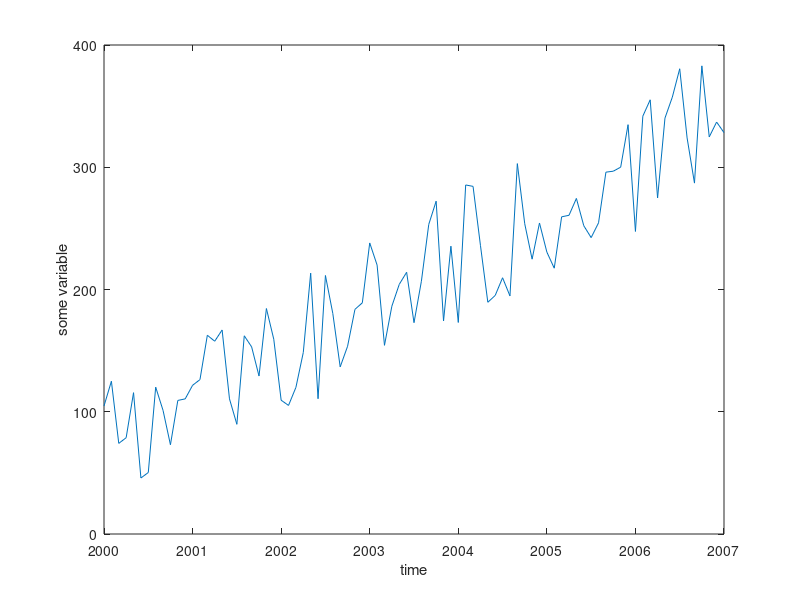

MATLAB code to generate this figure: (Note: this script raises an error after producing the figure.)
%% |trend| documentation
% |trend| calculates the linear trend of a data series by least squares. Data
% do not need to be equally spaced in time. 
% 
% See also <detrend3_documentation.html |detrend3|>.
%
% <CDT_Contents.html Back to Climate Data Tools Contents>.
%% Syntax
% 
%  tr = trend(y) 
%  tr = trend(y,Fs) 
%  tr = trend(y,t) 
%  tr = trend(...,'dim',dim)
%  tr = trend(...,'omitnan')
%  [tr,p] = trend(...)
%  [tr,p] = trend(...,corrOptions)
% 
%% Description
% 
% |tr = trend(y)| calculates the linear trend per sample of |y|. 
% 
% |tr = trend(y,Fs)| specifies a sampling rate |Fs|. For example, to obtain a trend
% per year from data collected at monthly resolution, set |Fs| equal to 12. This
% syntax assumes all values in y are equally spaced in time. 
% 
% |tr = trend(y,t)| specifies a vector |t| relative to which the trend is calculated. 
% Each element of t corresponds to a measurement in |y|, and when this syntax is used, 
% times do *not* need to be equally spaced. Units of the trend are (units y)/units(t)
% so if the units of |t| are in days (such as |datenum|), multiply by 365.25 to obtain
% the trend per year. 
% 
% |tr = trend(...,'dim',dim)| specifies the dimension along which the trend is 
% calculated. By default, if |y| is a 1D array, the trend is calculated along 
% the first nonsingleton dimension of y; if y is a 2D matrix, the trend is 
% calcaulated down the rows (dimension 1) of |y|; if |y| is a 3D matrix, the 
% trend is calculated down dimension 3. 
% 
% |tr = trend(...,'omitnan')| solves the least squares trend, even where not all
% values of |y| are finite. This option may be somewhat slow if many grid cells 
% contain some, but not all, NaNs. A word of caution when using the |'omitnan'|
% option: the trend is calculated only over the timespan in which finite data
% exist. Therefore, for example, if some grid cells contain finite data only
% for one year of a 10 year record, it is possible that the apparent "10 year" trend 
% reported by the trend function could actually be an aliased signal. Accordingly, 
% the |'omitnan'| option should only be used when NaNs are scattered somewhat 
% evenly throughout the temporal record. 
% 
% |[tr,p] = trend(...)| returns the p-value of statistical significance of 
% the trend. (Requires the Statistics Toolbox)
% 
% |[tr,p] = trend(...,corrOptions)| specifies any optional Name-Value pair arguments
% accpted by the corr function. For example, |'Type','Kendall'| specifies computing 
% Kendall's tau correlation coefficient.
% 
%% Example 1: 1D Array
% Here's a time series sampled at 12 times per year: 

Fs = 12;                   % sampling rate (12 samples per year) 
t = (2000:1/Fs:2007)';     % time vector sampled at Fs per unit time
y = 40*t + 123*rand(size(t)) - 8e4; % forced trend of 40 units y per second

plot(t,y)
xlabel 'time'
ylabel 'some variable'

%% 
% It's easy to overlay a trendline on that plot with <polyplot_documentation.html 
% |polyplot|> like this: 

hold on
polyplot(t,y,1)

%% 
% ...but what's the numerical value of that trend? In other words, how steep
% is the slope? When we defined |y|, we specified that it should be 40*t (plus
% some random noise and an offset), so the trend should be about 40: 

trend(y)

%% 
% That trend isn't even close to 40! That's because if we don't specify a sampling 
% frequency or a time vector, the |trend| function gives the trend in |y| per
% sample. Specify the sampling rate of 12 samples per year like this: 

trend(y,Fs) 

%% 
% ...and that's the value close to 40 that we were expecting. It's not exactly
% 40 because we intentionally added noise, but it's about 40, as expected. 
% 
% You may have noticed by now that the trend can be calculated any of three 
% ways, and each will give the same answer. You can multiply the trend by 
% the sampling rate, or you can specify the sampling rate in the |trend| function, 
% or you can specify the corresponding time vector |t|, and they'll all give 
% the same answer: 

[trend(y)*Fs trend(y,Fs) trend(y,t)]

%% Example 2: 2D data
% If you have a bunch of measurements that all line up to the same times, 
% the |trend| function can calculate all the trends at once, in a computationally
% efficient manner. Consider these four time series built from the |y| array
% we defined in example 1: 

%   [y    y+400        very noisy y           only noise     ];
A = [y    y+400     y+200*randn(size(y))    100*rand(size(y))];

figure
plot(t,A)
legend('column 1','column 2','column 3','column 4',...
   'location','northwest') 
xlabel 'time'
ylabel 'some variable'
axis tight
box off       % removes ugly frame from axes
legend boxoff % removes ugly frame from legend

%%
% The trends of each column can be computed like this: 

trend(A,t)

%%
% That's what we expected: About 40 units/year for columns 1 and 2, which are
% the same data aside from the offset; somewhat of a trend for column 3, and 
% not much of a trend for the noise-only column 4. 
% 
% *Are any of these trends statistically significant?* Use the optional 
% second function output to see: 

[tr,p] = trend(A,t) 

%%
% The p values for the first three columns indicate statistical significance, 
% but the fourth column tells us that any trend measured there is probably junk. 
% 
%%
% What if your data go across columns through time instead of down rows? 
% Just specify the dimension: 

[tr,p] = trend(A',t,'dim',2)

%% Example 3: A 3D dataset 
% Here's a sample dataset that goes down at a rate of -pi per time slice.
% Use <expand3_documentation.html |expand3|> to create the sample dataset, 
% and then add a bunch of noise to keep things interesting: 

% 60x80 grid that goes down -pi in each frame: 
Y = expand3(ones(60,80),-pi*(1:100)); 

% Add a bunch of noise and an offset: 
Y = Y + 10*randn(size(Y)) + 900; 

%% 
% Here's the trend in |Y|: 

imagesc(trend(Y))
colorbar

%% 
% Might look like noise at first, but that's just the noise we intentionally 
% put in there. Note the colorbar scale--all of the values center around 
% negative pi, exactly as expected. 

%% Example 4a: Sea surface temperatures 
% Load the sample pacific_sst.mat dataset, which contains monthly gridded sea surface
% temperature data, and calculate trends. 

load pacific_sst

[tr,p] = trend(sst,12); 

figure
imagescn(lon,lat,tr) 
cb = colorbar; 
ylabel(cb,'SST trend \circC yr^{-1}') 
cmocean('balance','pivot') % sets the colormap with zero in the middle

%% 
% Mark regions of statistical significance with stippling. First, that means
% defining statistical significance. Let's say everything with a p-value 
% less than 0.01 is statistically significant: 

StatisticallySignificant = p<0.01; 

%% 
% Identify significant regions with the <stipple_documentation.html |stipple|> 
% function. One small catch is |stipple| insists on gridded inputs, so we'll have
% to turn those |lat| and |lon| arrays into grids with |meshgrid|: 

[Lon,Lat] = meshgrid(lon,lat);

hold on
stipple(Lon,Lat,StatisticallySignificant)
text(-85,60,'Hudson Bay','vert','top','horiz','center','fontangle','italic') 

%% Example 4b: The 'omitnan' option
% The keen observer may have noticed that in the figure above, the trend
% is undefined in the Hudson Bay. However, we do have a lot of good data there!
% Take a look at the total number of finite measurements in the SST dataset: 

figure
imagescn(lon,lat,sum(isfinite(sst),3))
cb = colorbar; 
ylabel(cb,'sum of finite sst measurements')
caxis([650 802])

%% 
% In the figure above, we see that there are more than 600 good SST measurements
% in Hudson Bay, and even though that's not the full 802 month record, it should 
% be plenty to calculate a least-squares trend. In this case we can use 
% the |'omitnan'| option: 

[tr,p] = trend(sst,12,'omitnan'); 

figure
imagescn(lon,lat,tr) 
cb = colorbar; 
ylabel(cb,'SST trend \circC yr^{-1}') 
cmocean('balance','pivot') % sets the colormap with zero in the middle

hold on
stipple(Lon,Lat,p<0.01) % marks the statistically significant areas

%% 
% Above we see that there has been a warming trend in Hudson Bay, and it is
% statistically significant. 

%% Author Info
% This function is part of the <http://www.github.com/chadagreene/CDT Climate Data Toolbox for Matlab>.
% The function and supporting documentation were written by Chad A. Greene
% of the University of Texas at Austin. 